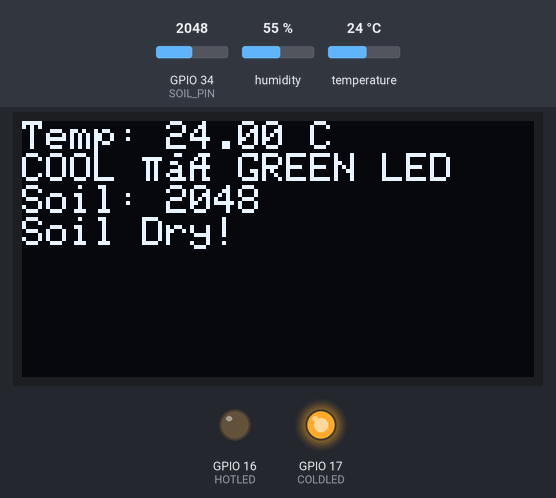
The sketch below on a simulated ESP32. Shown: 128×64 one-colour display, output pins drawn as LEDs (lit = HIGH). The test bench sets the inputs (shaded band); at power-on: temperature 24 °C, GPIO 34 (SOIL_PIN) = 2048, humidity 55 %. What the sketch prints to the serial monitor is not drawn.

Above: at 2.9 s.
3.0 s: temperature set to 28 °C
At 5.1 s:
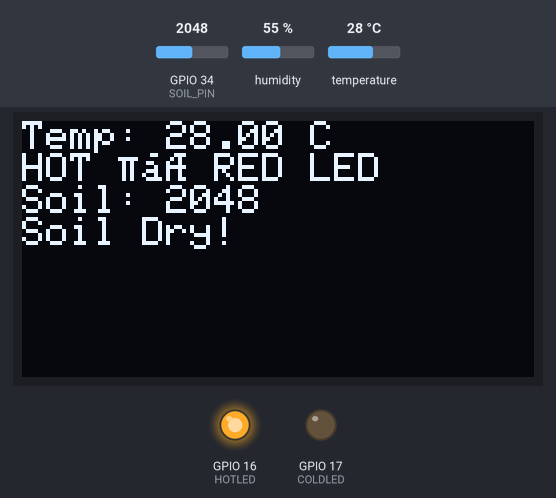
5.7 s: GPIO 34 (SOIL_PIN) set to 1946
At 7.2 s:
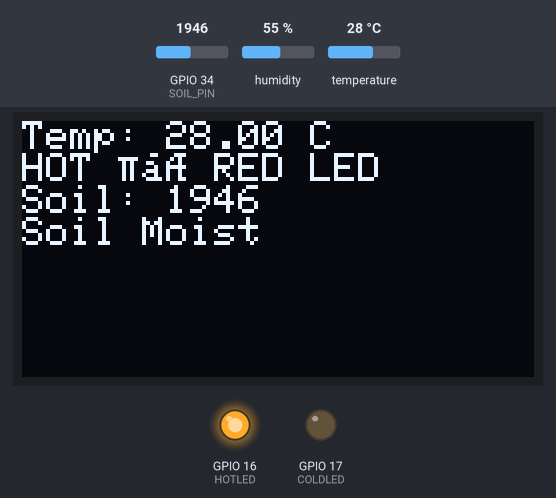
8.4 s: temperature set to 24 °C
At 11.5 s:
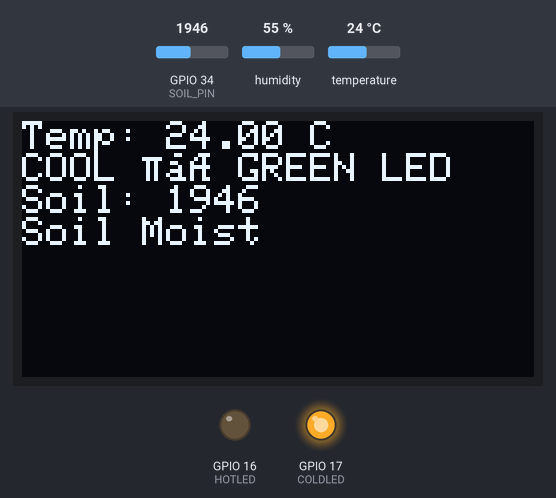
11.8 s: GPIO 34 (SOIL_PIN) set to 2040
At 13.6 s:
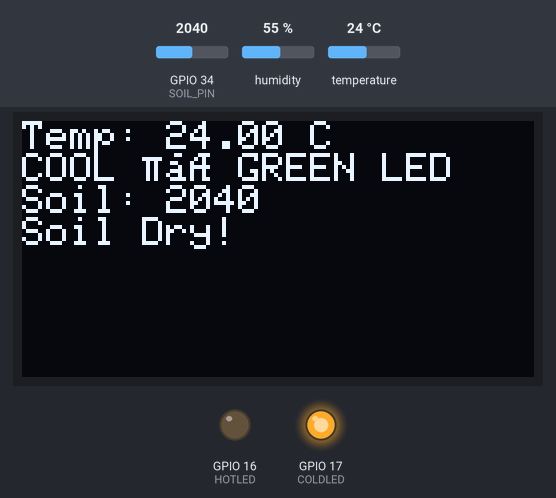
14.5 s: temperature set to 12 °C
At 17.6 s:
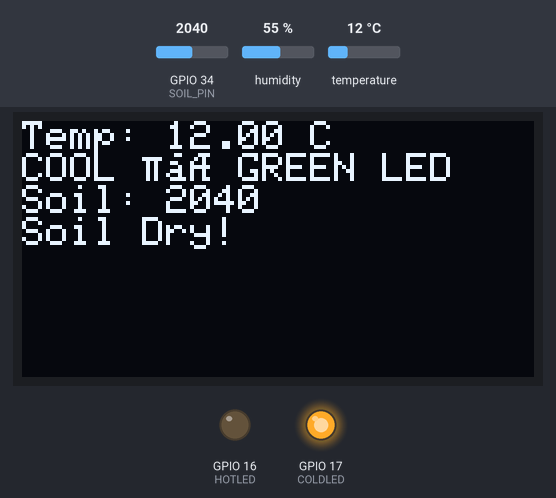
17.9 s: GPIO 34 (SOIL_PIN) set to 2047
At 18.8 s:
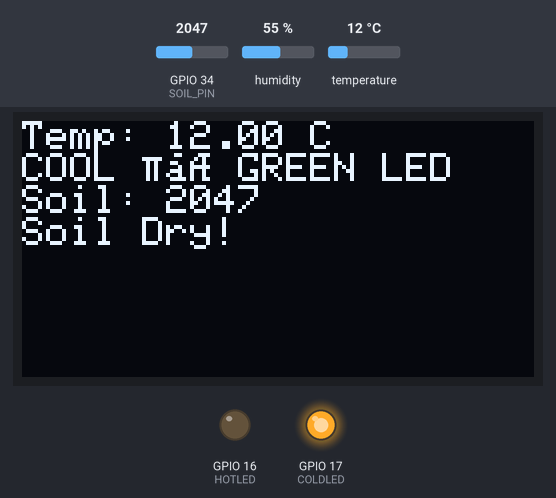
Timing chart, 0 to 20.9 s (numbered marks = the images above; inputs shaded):
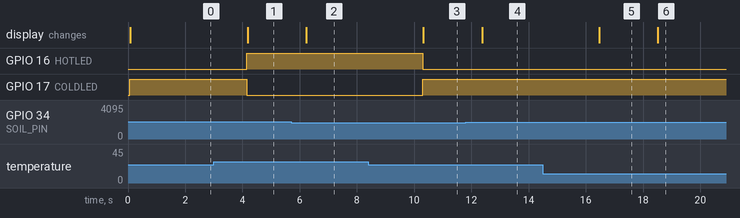

Measured:
- the behaviour switches between 2001 and 2000 on GPIO 34 (SOIL_PIN) (found by bisection; images 1 and 2)
- the behaviour switches between 26 and 25 °C on temperature (found by bisection; images 2 and 3)
- after the input at 3.0 s, GPIO 16 (HOTLED): LOW → HIGH after 1.2 s; GPIO 17 (COLDLED): HIGH → LOW after 1.2 s; the display: changes after 1.2 s (image 1)
- after the input at 5.7 s, the display: changes after 0.53 s (image 2)
- after the input at 8.4 s, GPIO 16 (HOTLED): HIGH → LOW after 1.9 s; GPIO 17 (COLDLED): LOW → HIGH after 1.9 s; the display: changes after 1.9 s (image 3)
- after the input at 11.8 s, the display: changes after 0.57 s (image 4)
- after the input at 14.5 s, the display: changes after 2.0 s (image 5)
- after the input at 17.9 s, the display: changes after 0.62 s (image 6)

The sketch:

Prototype-B.ino
```cpp
#include <DHT.h>
#include <Wire.h>
#include <Adafruit_GFX.h>
#include <Adafruit_SSD1306.h>

#define DHTPIN 4
#define DHTTYPE DHT11
#define HOTLED 16
#define COLDLED 17
#define TEMP_THRESHOLD 25

#define SOIL_PIN 34
#define DRY_THRESHOLD 2000

#define SCREEN_WIDTH 128
#define SCREEN_HEIGHT 64
#define OLED_RESET -1
Adafruit_SSD1306 display(SCREEN_WIDTH, SCREEN_HEIGHT, &Wire, OLED_RESET);

DHT dht(DHTPIN, DHTTYPE);

void setup() {
  Serial.begin(9600);
  dht.begin();

  pinMode(HOTLED, OUTPUT);
  pinMode(COLDLED, OUTPUT);

  digitalWrite(HOTLED, LOW);
  digitalWrite(COLDLED, LOW);

  if(!display.begin(SSD1306_SWITCHCAPVCC, 0x3C)) {
    Serial.println(F("LCD init failed"));
    for(;;);
  }
  display.clearDisplay();
  display.setTextSize(1);
  display.setTextColor(SSD1306_WHITE);
}

void loop() {
  // Read temperature
  float temp = dht.readTemperature();
  if(isnan(temp)) {
    Serial.println("Check DHT11 Sense Pin!");
    return;
  }

  // Read soil moisture
  int soilValue = analogRead(SOIL_PIN);

  Serial.print("Temperature: ");
  Serial.print(temp);
  Serial.println(" °C");

  Serial.print("Soil Moisture: ");
  Serial.println(soilValue);

  // LED logic
  String tempStatus;
  if (temp > TEMP_THRESHOLD) {
    digitalWrite(HOTLED, HIGH);
    digitalWrite(COLDLED, LOW);
    tempStatus = "HOT → RED LED";
  } else {
    digitalWrite(HOTLED, LOW);
    digitalWrite(COLDLED, HIGH);
    tempStatus = "COOL → GREEN LED";
  }

  // Soil status
  String soilStatus;
  if (soilValue > DRY_THRESHOLD) {
    soilStatus = "Soil Dry!";
    // Future: trigger relay pump here
  } else {
    soilStatus = "Soil Moist";
  }

  // OLED output
  display.clearDisplay();
  display.setCursor(0,0);
  display.print("Temp: ");
  display.print(temp);
  display.println(" C");
  display.println(tempStatus);

  display.print("Soil: ");
  display.println(soilValue);
  display.println(soilStatus);
  display.display();

  delay(2000);
}
```
